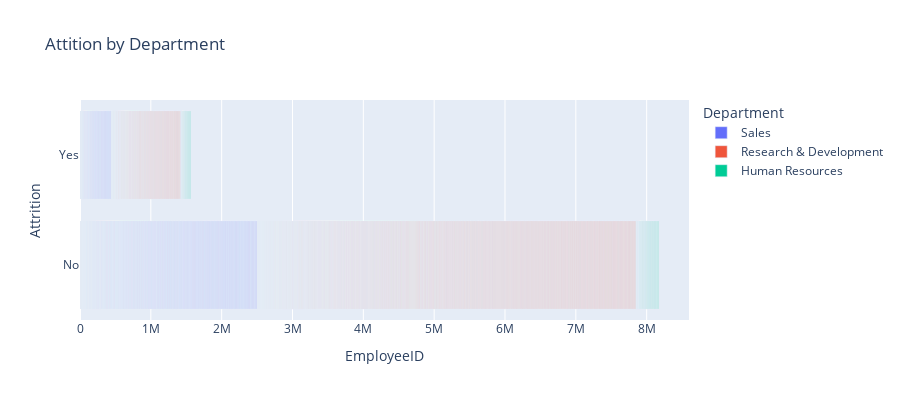

The cell this chart's notebook holds for it:
### Code cell
fig = px.bar(general, x = 'EmployeeID', y = 'Attrition', color = 'Department', orientation = 'h',
             height = 400,
             title = 'Attition by Department')
fig.show()

### Figure 1 — Plotly figure (JSON) as saved in the notebook; plotly's stock layout.template omitted (floating-point values rounded to 4 significant figures; data arrays with more than 128 entries replaced by an {"elided": "..."} marker saying what was removed)
{"data": [{"alignmentgroup": "True", "hovertemplate": "Department=Sales<br>EmployeeID=%{x}<br>Attrition=%{y}<extra></extra>", "legendgroup": "Sales", "marker": {"color": "#636efa", "pattern": {"shape": ""}}, "name": "Sales", "offsetgroup": "Sales", "orientation": "h", "showlegend": true, "textposition": "auto", "type": "bar", "x": {"elided": "1338 int values"}, "xaxis": "x", "y": {"elided": "1338 str values"}, "yaxis": "y"}, {"alignmentgroup": "True", "hovertemplate": "Department=Research & Development<br>EmployeeID=%{x}<br>Attrition=%{y}<extra></extra>", "legendgroup": "Research & Development", "marker": {"color": "#EF553B", "pattern": {"shape": ""}}, "name": "Research & Development", "offsetgroup": "Research & Development", "orientation": "h", "showlegend": true, "textposition": "auto", "type": "bar", "x": {"elided": "2883 int values"}, "xaxis": "x", "y": {"elided": "2883 str values"}, "yaxis": "y"}, {"alignmentgroup": "True", "hovertemplate": "Department=Human Resources<br>EmployeeID=%{x}<br>Attrition=%{y}<extra></extra>", "legendgroup": "Human Resources", "marker": {"color": "#00cc96", "pattern": {"shape": ""}}, "name": "Human Resources", "offsetgroup": "Human Resources", "orientation": "h", "showlegend": true, "textposition": "auto", "type": "bar", "x": {"elided": "189 int values"}, "xaxis": "x", "y": {"elided": "189 str values"}, "yaxis": "y"}], "layout": {"barmode": "relative", "height": 400, "legend": {"title": {"text": "Department"}, "tracegroupgap": 0}, "title": {"text": "Attition by Department"}, "xaxis": {"anchor": "y", "domain": [0.0, 1.0], "title": {"text": "EmployeeID"}}, "yaxis": {"anchor": "x", "domain": [0.0, 1.0], "title": {"text": "Attrition"}}}}
